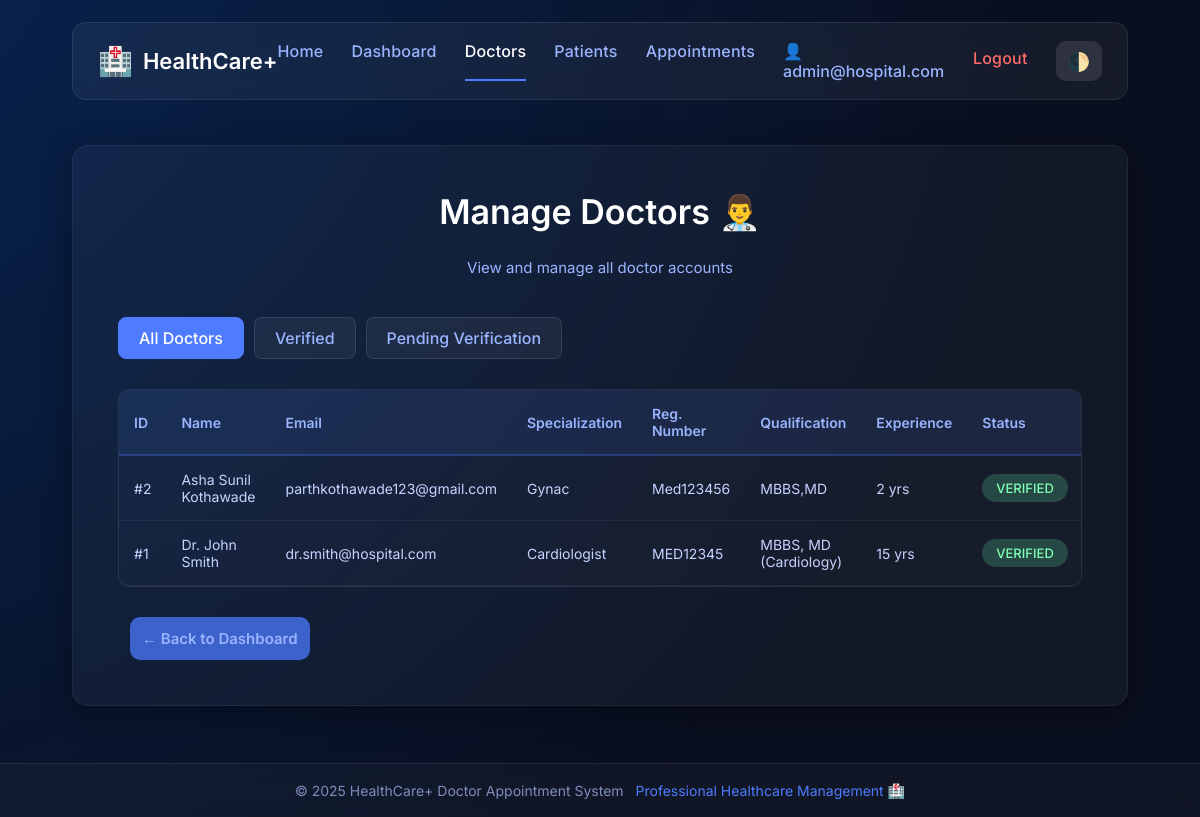
Page /admin/doctors (signed in) on the committed database.
### tables this page shows
CREATE TABLE doctors (
id INTEGER PRIMARY KEY AUTOINCREMENT,
user_id INTEGER UNIQUE NOT NULL,
full_name TEXT NOT NULL,
specialization TEXT NOT NULL,
qualification TEXT,
registration_number TEXT UNIQUE NOT NULL,
phone TEXT,
address TEXT,
experience_years INTEGER,
consultation_fee REAL,
bio TEXT,
profile_image TEXT,
is_verified INTEGER DEFAULT 0,
created_at DATETIME DEFAULT CURRENT_TIMESTAMP,
updated_at DATETIME DEFAULT CURRENT_TIMESTAMP,
FOREIGN KEY (user_id) REFERENCES users(id) ON DELETE CASCADE
);

CREATE TABLE users (
id INTEGER PRIMARY KEY AUTOINCREMENT,
email TEXT UNIQUE NOT NULL,
password TEXT NOT NULL,
role TEXT NOT NULL CHECK (role IN ('patient', 'doctor', 'admin')),
is_active INTEGER DEFAULT 1,
created_at DATETIME DEFAULT CURRENT_TIMESTAMP,
updated_at DATETIME DEFAULT CURRENT_TIMESTAMP
);

### routes/admin.py (the view, shortened to what this page needs)
@admin_bp.route('/doctors')
@admin_required
def manage_doctors():
    try:
        with get_db_cursor(admin_bp.config) as cursor:
            status_filter = request.args.get('status')
            if status_filter == 'verified':
                doctors = Doctor.get_all_verified(cursor)
                doctors = [dict(row) for row in doctors]
                for doctor in doctors:
                    if isinstance(doctor['created_at'], str):
                        doctor['created_at'] = datetime.strptime(
                            doctor['created_at'], '%Y-%m-%d %H:%M:%S')
            else:
                cursor.execute("""
                    SELECT d.*, u.email, u.created_at, u.id as user_id
                    FROM doctors d
                    JOIN users u ON d.user_id = u.id
                    ORDER BY u.created_at DESC
                """)
                doctors = cursor.fetchall()
                doctors = [dict(row) for row in doctors]
                for doctor in doctors:
                    if isinstance(doctor['created_at'], str):
                        doctor['created_at'] = datetime.strptime(
                            doctor['created_at'], '%Y-%m-%d %H:%M:%S')
            return render_template(
                'admin/doctors.html',
                doctors=doctors,
                status_filter=status_filter,
                title='Manage Doctors'
            )
    except Exception as e:
        flash(f'Error loading doctors: {str(e)}', 'error')
        return redirect(url_for('admin.dashboard'))

### utils.py (called while the page is built)
def get_db_connection(config):
    db_path = getattr(config, "DB_PATH", "hospital.db")
    connection = sqlite3.connect(
        db_path,
        detect_types=sqlite3.PARSE_DECLTYPES | sqlite3.PARSE_COLNAMES,
        check_same_thread=False
    )
    connection.row_factory = sqlite3.Row
    connection.execute("PRAGMA foreign_keys = ON")
    return connection

@contextmanager
def get_db_cursor(config):
    connection = get_db_connection(config)
    cursor = connection.cursor()
    try:
        yield cursor
        connection.commit()
    except Exception as e:
        connection.rollback()
        raise e
    finally:
        cursor.close()
        connection.close()

def role_required(*roles):
    def decorator(f):
        @wraps(f)
        def decorated_function(*args, **kwargs):
            if 'user_id' not in session:
                flash('Please login to access this page.', 'error')
                return redirect(url_for('auth.login'))
            if session.get('role') not in roles:
                flash('You do not have permission to access this page.', 'error')
                return redirect(url_for('main.index'))
            return f(*args, **kwargs)
        return decorated_function
    return decorator

### templates/admin/doctors.html (shortened to what this page needs)
{% extends "base.html" %}
{% block content %}
<div class="page-container">
    <div class="page-header">
        <h1>Manage Doctors 👨‍⚕️</h1>
        <p class="subtitle">View and manage all doctor accounts</p>
    </div>
    <div class="filter-bar">
        <a href="{{ url_for('admin.manage_doctors') }}"
            class="filter-btn {% if not status_filter %}active{% endif %}">All Doctors</a>
        <a href="{{ url_for('admin.manage_doctors', status='verified') }}"
            class="filter-btn {% if status_filter == 'verified' %}active{% endif %}">Verified</a>
        <a href="{{ url_for('admin.manage_doctors', status='pending') }}"
            class="filter-btn {% if status_filter == 'pending' %}active{% endif %}">Pending Verification</a>
    </div>
    {% if doctors %}
    <div class="admin-table-container">
        <table class="admin-table">
            <thead>
                <tr>
                    <th>ID</th>
                    <th>Name</th>
                    <th>Email</th>
                    <th>Specialization</th>
                    <th>Reg. Number</th>
                    <th>Qualification</th>
                    <th>Experience</th>
                    <th>Status</th>
                </tr>
            </thead>
            <tbody>
                {% for doctor in doctors %}
                <tr>
                    <td>#{{ doctor.id }}</td>
                    <td>{{ doctor.full_name }}</td>
                    <td>{{ doctor.email }}</td>
                    <td>{{ doctor.specialization }}</td>
                    <td>{{ doctor.registration_number }}</td>
                    <td>{{ doctor.qualification or 'N/A' }}</td>
                    <td>{{ doctor.experience_years or 'N/A' }} yrs</td>
                    <td>
                        {% if doctor.is_verified %}
                        <span class="badge badge-completed">Verified</span>
                        {% else %}
                        <span class="badge badge-scheduled">Pending</span>
                        {% endif %}
                    </td>
                </tr>
                {% endfor %}
            </tbody>
        </table>
    </div>
    {% else %}
    <div class="empty-state">
        <div class="empty-icon">👨‍⚕️</div>
        <h3>No Doctors Found</h3>
        <p>{% if status_filter %}No {{ status_filter }} doctors{% else %}No doctors registered yet{% endif %}</p>
    </div>
    {% endif %}
    <div class="action-buttons">
        <a href="{{ url_for('admin.dashboard') }}" class="btn btn-secondary">← Back to Dashboard</a>
    </div>
</div>
{% endblock %}

### static/style.css (style rules this page uses)
* { margin: 0; padding: 0; box-sizing: border-box; font-family: "Inter", sans-serif; }
:root { --bg-primary: #0a0f1f; --text-primary: white; --card-bg: rgba(255, 255, 255, 0.04); }
body.app-body { display: flex; flex-direction: column; min-height: 100vh; background: var(--bg-primary); color: var(--text-primary); overflow-x: hidden; position: relative; }
h1, h2, h3 { font-weight: 600; margin-bottom: 26px; }
h1 { font-size: 34px; }
.subtitle { font-size: 16px; color: #94a4c7; margin-bottom: 25px; }
.btn { padding: 12px; background: #4f7cff; border: none; color: white; border-radius: 10px; font-size: 15px; font-weight: 600; cursor: pointer; transition: 0.25s ease; }
.subtitle { font-size: 15px; color: #9ab4ff; margin-bottom: 25px; }
.btn-secondary { background-color: #3c63cc !important; margin-left: 12px; }
a { text-decoration: none; }
.btn-secondary { background: #6c757d; }
.dashboard-container, .page-container { animation: fadeIn 0.5s ease; }
.badge { display: inline-block; padding: 5px 12px; border-radius: 6px; font-size: 12px; font-weight: 600; text-transform: uppercase; }
.badge-completed { background: rgba(46, 204, 113, 0.2); color: #2ecc71; }
.filter-bar { display: flex; gap: 10px; margin-bottom: 25px; flex-wrap: wrap; }
.filter-btn { padding: 10px 20px; background: rgba(255, 255, 255, 0.05); border: 1px solid rgba(255, 255, 255, 0.08); border-radius: 8px; color: #9ab4ff; text-decoration: none; font-weight: 500; transition: 0.25s; }
.filter-btn.active { background: rgba(79, 124, 255, 0.2); border-color: #4f7cff; color: #fff; }
.action-buttons { display: flex; gap: 15px; margin-top: 25px; flex-wrap: wrap; }
.page-header { text-align: center; margin-bottom: 40px; }
.filter-bar { display: flex; gap: 10px; margin-bottom: 30px; flex-wrap: wrap; }
.filter-btn { padding: 10px 20px; background: rgba(255, 255, 255, 0.05); border: 1px solid rgba(255, 255, 255, 0.1); border-radius: 8px; color: #9ab4ff; text-decoration: none; transition: 0.25s ease; font-weight: 500; }
.filter-btn.active { background: #4f7cff; color: white; border-color: #4f7cff; }
.badge { display: inline-block; padding: 6px 14px; border-radius: 20px; font-size: 13px; font-weight: 500; }
.badge-completed { background: rgba(100, 255, 180, 0.2); color: #80ffb4; }
.btn-secondary { background: rgba(255, 255, 255, 0.1); color: #9ab4ff; }
.action-buttons { display: flex; gap: 15px; margin-top: 30px; }
.admin-table-container { overflow-x: auto; background: rgba(255, 255, 255, 0.02); border-radius: 12px; border: 1px solid rgba(255, 255, 255, 0.08); }
.admin-table { width: 100%; border-collapse: collapse; }
.admin-table thead { background: rgba(79, 124, 255, 0.1); }
.admin-table th { padding: 15px; text-align: left; font-weight: 600; color: #9ab4ff; font-size: 14px; border-bottom: 2px solid rgba(79, 124, 255, 0.3); }
.admin-table td { padding: 15px; border-bottom: 1px solid rgba(255, 255, 255, 0.06); color: #c7d3ff; font-size: 14px; }
.admin-table tbody tr { transition: 0.2s ease; }

### rows in the picture
doctors: id "2", full_name "Asha Sunil Kothawade", email "parthkothawade123@gmail.com", specialization "Gynac", registration_number "Med123456", qualification "MBBS,MD", experience_years "2", is_verified "VERIFIED"
doctors: id "1", full_name "Dr. John Smith", email "dr.smith@hospital.com", specialization "Cardiologist", registration_number "MED12345", qualification "MBBS, MD (Cardiology)", experience_years "15", is_verified "VERIFIED"

### other values in the picture
{{ user_name }} "admin@hospital.com"
